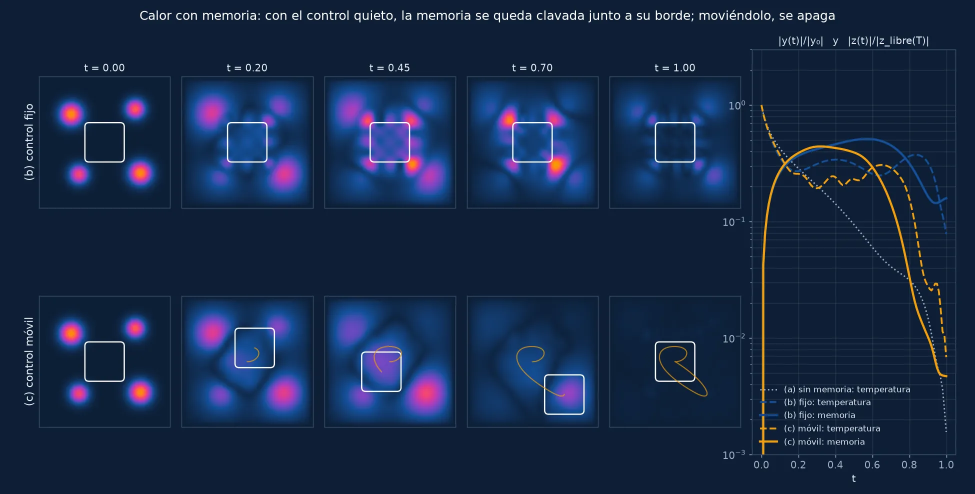
#> input picture control/calor-memoria-control-movil/salida/comparacion-b-c.webp, 1950 x 988 px (shown at 1/2 size); its folder holds only this picture in this run
$ python -i comun.py   (imports and definitions only)
#> lines starting #> are read from the running program, lines starting #| are printed output that depends on the picture
#!/usr/bin/env python3
"""Piezas comunes a los bucles de la portada: paleta, cierre del bucle,
compresion, poster y medida de contraste.

Cada simulacion tiene su script (grieta.py, pastoreo.py, nanohilo.py) que solo
sabe dibujar sus fotogramas a 2400x800 en una carpeta; todo lo demas pasa por
aqui para que las diapositivas salgan iguales de nitidas, de ligeras y con el
mismo velo de contraste.

Por que se renderiza siempre a 2400 y la version de 1200 sale reescalando:
el reescalado con Lanczos de un fotograma nitido da bordes mas limpios que
volver a dibujar a la mitad (los discos de matplotlib a 3-4 px se ven
facetados), y ademas es la mitad de trabajo.
"""

from __future__ import annotations

import shutil
import subprocess
from pathlib import Path

import numpy as np
from PIL import Image, ImageFilter

RAIZ = Path(__file__).resolve().parent
SIM = RAIZ.parents[1]                       # proyectos/sim-visuales
WEB = SIM.parent / "personalpage" / "web"     # sim-visuales y personalpage, juntos en laboral/
DESTINO_WEB = WEB / "public" / "sims" / "portada"
TMP = RAIZ / "tmp"

ANCHO, ALTO = 2400, 800
FPS = 24

# --- paleta de la marca (src/styles/global.css) -----------------------------
NAVY = "#0d1f36"
NAVY_HONDO = "#081627"      # el fondo del render de la grieta, algo mas hondo
WARM = "#f59e0b"
AZUL = "#14519b"
AZUL_CLARO = "#3f8fc4"
TEXTO = "#e8eef6"


def rgb(h: str) -> np.ndarray:
    h = h.lstrip("#")
    return np.array([int(h[i:i + 2], 16) for i in (0, 2, 4)], float) / 255.0


# --- bucle sin costura ------------------------------------------------------

# [22 lines left out: function cierra_bucle, not called in this run]


# --- compresion -------------------------------------------------------------

def _ffmpeg(*args: str) -> None:
    subprocess.run(["nice", "-n", "10", "ffmpeg", "-hide_banner", "-y",
                    "-loglevel", "error", *args], check=True)


# [67 lines left out: functions codifica, poster, publica, not called in this run]


def informe(pesos: dict) -> None:
    for k in sorted(pesos):
        print(f"  {k:38s} {pesos[k] / 1024:7.1f} KiB")


# --- contraste ---------------------------------------------------------------
#
# Reproduce el velo de Hero.astro (.hero-velo) y la geometria de la banda
# (alto clamp(26rem, 32vw, 34rem), imagen en `object-fit: cover` con
# `object-position` en el foco) para medir el contraste del texto sobre el
# fondo real que ve el visitante, a varios anchos de ventana.

VELO_H = [(0.00, 0.10), (0.40, 0.10), (0.56, 0.45), (0.66, 0.28), (1.00, 0.18)]
VELO_V = [(0.00, 0.32), (0.32, 0.0), (1.00, 0.42)]


def _lin(c):
    return np.where(c <= 0.04045, c / 12.92, ((c + 0.055) / 1.055) ** 2.4)


def luminancia(img: np.ndarray) -> np.ndarray:
    l = _lin(img)
    return 0.2126 * l[..., 0] + 0.7152 * l[..., 1] + 0.0722 * l[..., 2]


def contraste(a: float, b: np.ndarray) -> np.ndarray:
    hi, lo = np.maximum(a, b), np.minimum(a, b)
    return (hi + 0.05) / (lo + 0.05)


def _perfil(puntos, n):
    xs, vs = zip(*puntos)
    return np.interp(np.linspace(0, 1, n), xs, vs)


def banda(img: Image.Image, ancho_ventana: int, foco=(0.72, 0.65)) -> np.ndarray:
    """La banda tal cual se ve: recorte `cover` con el foco y velo encima."""
    rem = 16
    alto = int(round(min(max(26 * rem, 0.32 * ancho_ventana), 34 * rem)))
    w, h = img.size
    s = max(ancho_ventana / w, alto / h)
    iw, ih = int(round(w * s)), int(round(h * s))
    x = img.convert("RGB").resize((iw, ih), Image.LANCZOS)
    # object-position: el foco queda donde dice su porcentaje del sobrante
    ox = int(round((iw - ancho_ventana) * foco[0]))
    oy = int(round((ih - alto) * foco[1]))
    a = np.asarray(x, float)[oy:oy + alto, ox:ox + ancho_ventana] / 255.0
    navy = rgb(NAVY)
    av = _perfil(VELO_V, alto)[:, None, None]
    a = a * (1 - av) + navy * av             # capa de abajo: la vertical
    ah = _perfil(VELO_H, ancho_ventana)[None, :, None]
    a = a * (1 - ah) + navy * ah             # capa de arriba: la horizontal
    return a


# [8 lines left out: function zona_texto, not called in this run]


def mide(img: Image.Image, anchos=(1100, 1280, 1440, 1920, 2560),
         foco=(0.72, 0.65)) -> dict:
    """Contraste minimo del texto claro (#e8eef6) y del ambar del antetitulo
    en la zona de texto. Se suaviza 2 px antes de buscar el maximo: un
    trazo de letra cubre varios pixeles, y un pixel suelto mas claro no
    cambia la legibilidad."""
    lt = float(luminancia(rgb(TEXTO)))
    lw = float(luminancia(rgb(WARM)))
    res = {}
    for W in anchos:
        b = banda(img, W, foco)
        H = b.shape[0]
        x0, x1, y0, y1 = zona_texto(W, H)
        z = Image.fromarray((b[y0:y1, x0:x1] * 255).round().astype(np.uint8))
        z = np.asarray(z.filter(ImageFilter.GaussianBlur(2)), float) / 255.0
        lmax = float(luminancia(z).max())
        res[W] = (float(contraste(lt, lmax)), float(contraste(lw, lmax)))
    return res

>>> import cv2
>>> picture = cv2.imread('../../control/calor-memoria-control-movil/salida/comparacion-b-c.webp', cv2.IMREAD_GRAYSCALE)
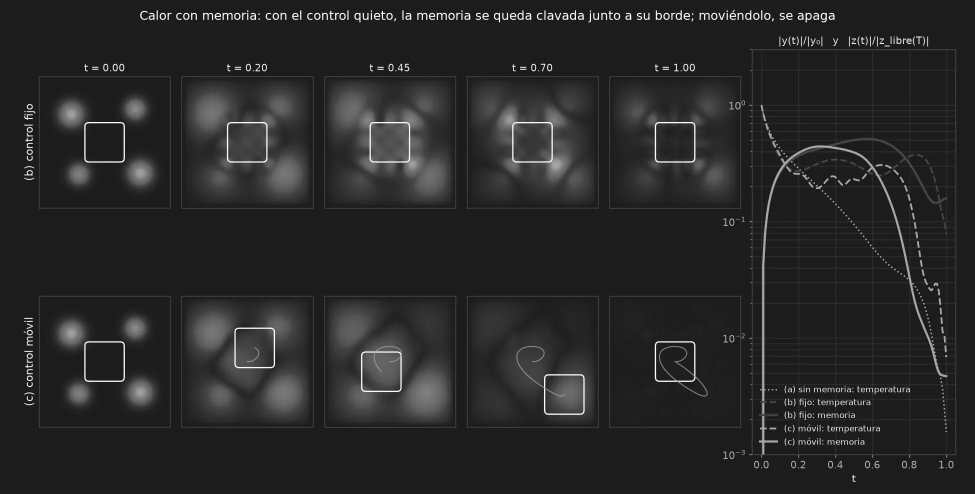
#> picture: shape (988, 1950) (shown at 1/2 size); min 10, max 255, mean 39.4
>>> result = mide(picture)
#> after the loop in mide, `for W in anchos:`: res = 0 items
#> (the run stopped early here; a loop or call above may not have finished)
